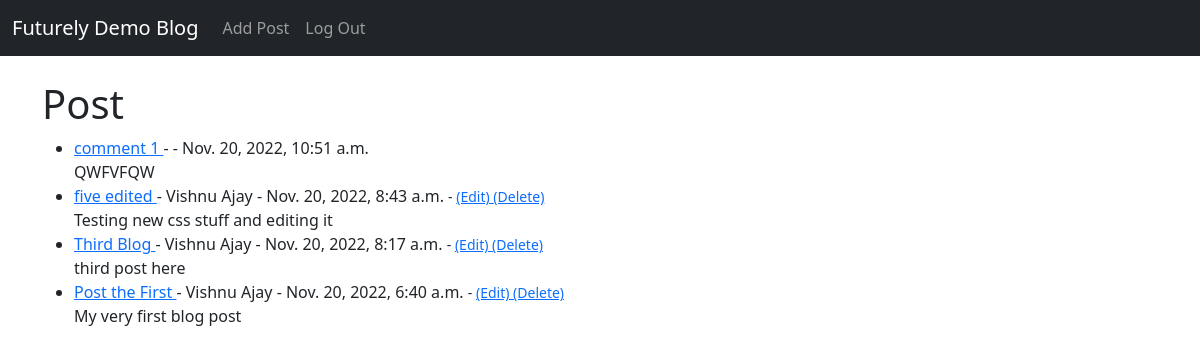
The app's page / (signed in) with its own data.
### newBlog/models.py (models this page shows, shortened)
class Post(models.Model):
    title = models.CharField(max_length=255)
    title_tag = models.CharField(max_length=255)
    content = models.TextField()
    date_posted = models.DateTimeField(auto_now_add=True)
    author = models.ForeignKey(User, on_delete=models.CASCADE)
    likes = models.ManyToManyField(User, related_name='blog_posts')

### newBlog/views.py (the view)
# urls.py: path('', HomeView.as_view(), name='home'),
class HomeView(ListView):
    model = Post
    template_name = 'home.html'
    ordering = ['-date_posted']

### newBlog/templates/home.html
{% extends 'base.html' %}
{% block content %}
<h1> Post </h1>
<ul>
    {% for post in object_list %}
        <li>
            <a href="{% url 'article-detail' post.pk %}">{{ post.title }} </a>
            - {{ post.author.first_name }} {{ post.author.last_name}} - {{post.date_posted}}
            <small>
                {% if user.is_authenticated %}
                    {% if post.author.id == user.id %}
                        -
                        <a href="{% url 'update_post' post.pk %}"> (Edit) </a>
                        <a href="{% url 'delete_post' post.pk %}"> (Delete) </a>
                    {% endif %}
                {% endif %}
            </small>
            <br/>
            {{ post.content|slice:":500" }}
        </li>
    {%endfor%}
</ul>
{% endblock %}

### records on screen
Post: title "comment 1", date_posted "Nov. 20, 2022, 10:51 a.m.", content "QWFVFQW"
Post: title "five edited", author.first_name "Vishnu", author.last_name "Ajay", date_posted "Nov. 20, 2022, 8:43 a.m.", shows "(Edit)", content "Testing new css stuff and editing it"
Post: title "Third Blog", author.first_name "Vishnu", author.last_name "Ajay", date_posted "Nov. 20, 2022, 8:17 a.m.", shows "(Edit)", content "third post here"
Post: title "Post the First", author.first_name "Vishnu", author.last_name "Ajay", date_posted "Nov. 20, 2022, 6:40 a.m.", shows "(Edit)", content "My very first blog post"
